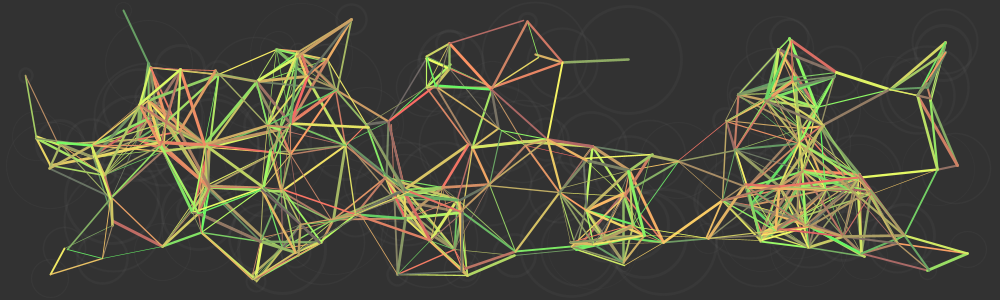
Frame 1 (no input)
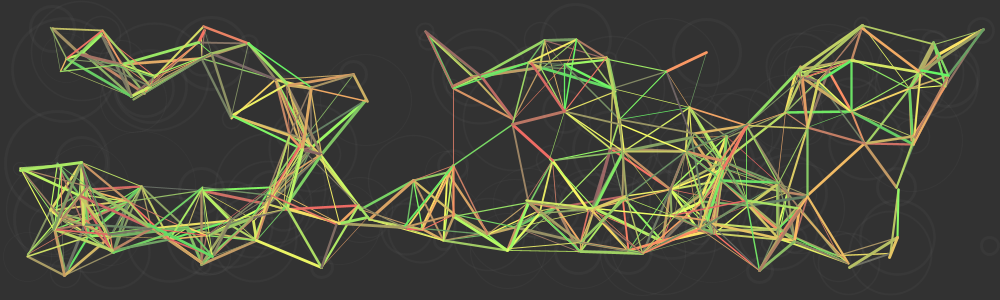
Frame 60 (the mouse pressed at the canvas centre just before this capture)
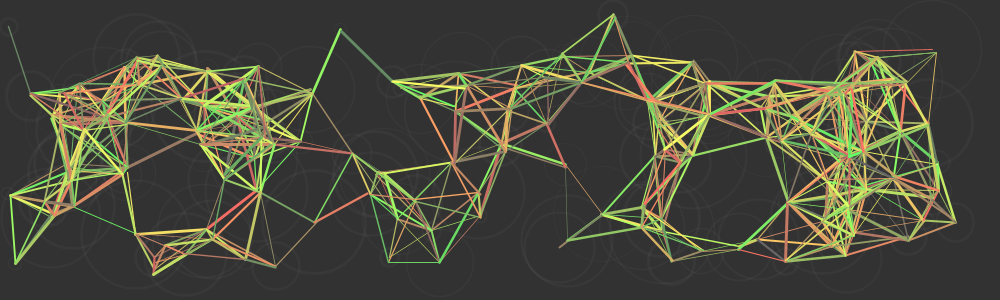
Frame 120 (the mouse held since frame 60 and released just before this capture)

The Processing sketch that drew these frames (run headless with seeded random() and noise(); from frame 60 on, the mouse is pressed at the canvas centre):

// Processing sketch: processing_131686
// ── processing_131686.pde


 /*
Tarea 01
Taller de programación MDI UVeritas
 
Date:         28/1/14
Author:       Paula Chavarría (class & main file)
Modified by:  David Morera Chavarría
 
Description:  Crear un código donde múltiples círculos,se muevan a diferentes velocidades. 
              Cuando cualquier círculo se acerca a otro,a un radio menor predefinido, 
              entonces dibujar una línea entre ambos círculos.

New features: strokes con random colors
              stroke con pesos aleatorios
              Cercanía al aparecer la línea de unión
              # de elipses que aparecen
              velocidad del movimiento
              cualidades de la elipse
*/

 
/*
 * Class Circle
 */

class Circle {
   
  //================================================================================
  // Constants
  //================================================================================
 
  static final float CIRCLE_MIN_RADIUS = 5.0;
  static final float CIRCLE_MAX_RADIUS = 55.0;
  static final float MAX_ANGLE = 360;
  static final float MIN_ANGLE = 0;
  static final float MAX_SPEED = 5;
  static final float MIN_SPEED = 0.1;
   
  //================================================================================
  // Attributes
  //================================================================================
 
  float yPosition; // the y position within the canvas
  float xPosition; // the x position within the canvas
  float speed; // the distance the circle is expected to move on each update
  float radius; // the circle radius
  float angle; // the direction that the circle would take when animated,
               // the angle is given based on a clockwise direction.
               // i.e Right is 0 and Up is 90.
  float deltaX; // the difference from x1 to x2, according to the angle
  float deltaY; // the difference from y1 to y2, according to the angle
   
  //================================================================================
  // Constructor
  //================================================================================
 
  /**
   * Default constructor
   */
  Circle() { 
     
    // Randomly sets the circles attributes
    this.radius = random(CIRCLE_MIN_RADIUS, CIRCLE_MAX_RADIUS);
    this.yPosition = random(radius, SCREEN_HEIGHT-radius);
    this.xPosition = random(radius, SCREEN_WIDTH-radius);
    this.angle = random(MIN_ANGLE, MAX_ANGLE);
    this.speed = random(MIN_SPEED, MAX_SPEED);
     
    // Sets the deltas before any update is performed
    calculateDelta();
  }
   
  //================================================================================
  // UI Related Methods
  //================================================================================
 
  /**
   * Method which draws the circle on the canvas, and updates the deltas
   * information for the next update
   */
  void update() {
     
    // Draws the circle
    //noStroke();
    stroke(200,10);
    noFill();
    //fill(0,255,255,100);
    //fill(0, random(10, 255), random(10, 255), 0);
    ellipse(xPosition, yPosition, radius*2, radius*2);
     
    // Handles collisions with the canvas borders
     
    // Checks if the circle has reached the right or left border
    if(xPosition + deltaX > SCREEN_WIDTH-radius || xPosition + deltaX < radius) {
      // As a collision is inminent the circle should "bounce", to do so the opposite of the
      // angle (direction) is needed. e.g The opposite of 180 is 0.
      angle = MAX_ANGLE/2 - angle;
      calculateDelta();
   // Checks if the circle has reached the bottom or top border
    } else if (yPosition + deltaY > SCREEN_HEIGHT-radius || yPosition + deltaY < radius) {
      // As a collision is inminent the circle should "bounce", to do so the opposite of the
      // angle (direction) is needed. e.g The opposite of 90 is 270.
      angle = MAX_ANGLE - angle;
      calculateDelta();
    }
     
    // Sets the circle's position for the next update
    xPosition += deltaX;
    yPosition += deltaY;
  }
   
  /**
   * Method which calculates the deltas. The circle new position is calculated upon the
   * trigonometric functions.
   */
  void calculateDelta() {
     
    // Calculates the deltas based on the angle, as the angle is based on a clockwise direction
    // the trigonometric functions result are multiplied by -1.
    deltaY = -1 * speed * sin(radians(angle));
    deltaX = -1 * speed * cos(radians(angle));
  }
}



/*
 * Main program file
 */
 
//================================================================================
// Constants
//================================================================================
 
 
int SCREEN_WIDTH = 1000;
int SCREEN_HEIGHT = 300;
int CIRCLES_COUNT = 150;
int NEIGHBOR_DISTANCE = 80

;
 
//================================================================================
// Global Variables
//================================================================================
 
ArrayList<Circle> circlesCollection; // The collection of circles presented on the
                                     // canvas
 
//================================================================================
// Program's methods override
//================================================================================
 
/**
 * @see http://www.processing.org/reference/setup_.html
 */
void setup() {
   
  // Sets the canvas
  size(1000,300);
  noCursor();
  smooth();
   
  // Initializes the circles collection
  circlesCollection = new ArrayList<Circle>();
   
  // Populates the circles collection
  for(int i = 0; i < CIRCLES_COUNT; i++) {
    Circle circle = new Circle();
    circlesCollection.add(circle);
  }
}
 
/**
 * @see http://www.processing.org/reference/draw_.html
 */
void draw() {
   
  // As we are animating we must clean the canvas background
  // on every update cycle
  background(50);
   
  // Iterates backwards through the circles collection.
  for (int i=CIRCLES_COUNT-1; i >= 0; i--) {
     
    // Gets the circle
    Circle circle = circlesCollection.get(i);
     
    // Draws or updates the circle within the canvas
    circle.update();
     
    // Gets the position from the circle, in order to calculate its distance
    // with his neighbors
    float x1 = circle.xPosition;
    float y1 = circle.yPosition;
     
    // Iterates backwards through the circles posible neighbors.
    for(int j = i - 1; j >= 0 ; j --) {
       
      // Gets the circle posible neighbor
      Circle posibleNeighbor = circlesCollection.get(j);
       
      // Gets the position from the posible neighbor
      float x2 = posibleNeighbor.xPosition;
      float y2 = posibleNeighbor.yPosition;
   
      // Calculates the distance from the posible neighbor to the circle
      float distance = sqrt((x1-x2)*(x1-x2) + (y1-y2)*(y1-y2));
       
      // Checks if the distance is less or equal to the min distance to be considered a neighbor
      if (distance <= NEIGHBOR_DISTANCE) {
        // As the possible neighbor is actually a neigbor a line should be drawn
        // within the two circles
       
        //stroke(100, 255, 0);
        strokeWeight(random(0.5, 3));
        stroke(random(100, 255), random(100, 255), 100);
        line(x1, y1, x2, y2);
      }
    }
  }
}
